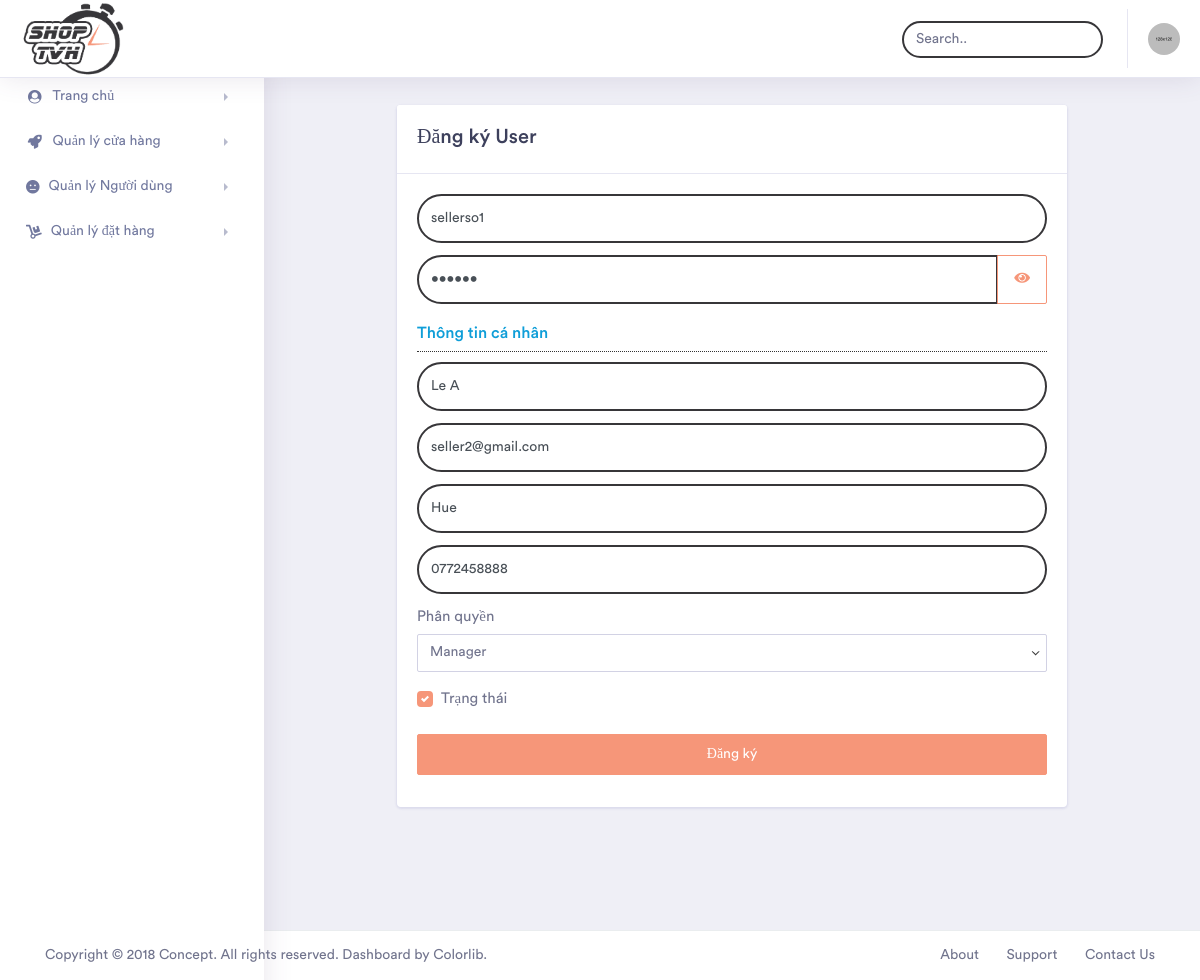
The app's page /admin/index.php?module=edituser&id=3 (signed in) with its own data.
### tables this page shows
CREATE TABLE `member` (
  `MemberID` int(11) NOT NULL,
  `Username` varchar(50) NOT NULL,
  `Password` varchar(50) NOT NULL,
  `Fullname` varchar(255) DEFAULT NULL,
  `Email` varchar(255) DEFAULT NULL,
  `Phone` varchar(20) DEFAULT NULL,
  `Address` varchar(255) DEFAULT NULL,
  `CreateDate` datetime DEFAULT NULL,
  `RoleID` int(11) NOT NULL,
  `Status` bit(1) NOT NULL
);

### admin/modules/edituser.php (the view, shortened to what this page needs)
<?php
$sqlSelectCat = "Select * from role where RoleID > 1";
$resultCat = mysqli_query($conn, $sqlSelectCat) or die("Lỗi truy vấn");
if(isset($_GET["module"])&&isset($_GET["id"])){
    $id = $_GET["id"];
    $sqlGetid = "SELECT * FROM member where MemberID = ".$id;
    $result = mysqli_query($conn,$sqlGetid);
    $row = mysqli_fetch_row($result);
    $roleid = $row[8];
    $username = $row[1];
    $password = $row[2];
    $fullname = $row[3];
    $email = $row[4];
    $phone = $row[5];
    $address = $row[6];
}
?>
<div class="container-fluid  dashboard-content">
    <div class="row">
<form class="splash-container" method="post" style=" max-width: 700px;">
        <div class="card">
            <div class="card-header">
                <h3 class="mb-1">Đăng ký User</h3>
            </div>
            <div class="card-body">
                <div class="form-group">
                    <input class="form-control form-control-lg" type="text" name="Username" value="<?php echo $username; ?>" required="" placeholder="Tên đăng nhập" autocomplete="off">
                </div>
                <div class="form-group input-group mb-3">
                    <input class="form-control form-control-lg" id="ipnPassword" name="Password" type="password" value="<?php echo $password; ?>" required="" placeholder="Nhập mật khẩu">
                    <div class="input-group-append">
                             <button class="btn btn-outline-primary" type="button" id="btnPassword">
                            <span class="fas fa-eye"></span>
                            </button>
                    </div>
                </div>
               <h4 style="color: #0f9ed8;border-bottom: 1px dotted #333;padding-bottom: 5px; margin-bottom: 10px;">Thông tin cá nhân</h4>
               <div class="form-group">
                    <input class="form-control form-control-lg" type="text" required="" value="<?php echo $fullname; ?>" placeholder="Họ tên đầy đủ" autocomplete="off" name="Fullname" id="Fullname">
                </div>
                <div class="form-group">
                    <input class="form-control form-control-lg" type="email" value="<?php echo $email; ?>" required="" placeholder="Nhập địa chỉ email" autocomplete="off" name="Email" id="Email">
                </div>
                <div class="form-group">
                    <input class="form-control form-control-lg" type="text"  required="" value="<?php echo $address; ?>" placeholder="Địa chỉ" autocomplete="off" name="Address" id="Address">
                </div>
                <div class="form-group">
                    <input class="form-control form-control-lg" type="text"  required="" placeholder="Điện thoại" value="<?php echo $phone; ?>" autocomplete="off" name="Phone" id="Phone">
                </div>
                <div class="form-group">
                            <label for="RoleID">Phân quyền</label>
                            <select name="RoleID" id="RoleID" class="form-control">
                                <?php while ($rowcat = mysqli_fetch_assoc($resultCat)){
                                    $selected = "";
                                        if ($roleid == $rowcat["RoleID"]) {
                                            $selected = "selected";
                                        }
                                    ?>
                                <option <?php echo $selected; ?> value="<?php echo $rowcat["RoleID"]?>"><?php echo  $rowcat["RoleName"]?>
                                </option>
                                <?php }?>
                            </select>
                        </div>
                <div class="form-group">
                                <label class="be-checkbox custom-control custom-checkbox">
                                    <span class="custom-control-label">Trạng thái</span>
                                </label>
                </div>
                <div class="form-group pt-2">
                    <button class="btn btn-block btn-primary" name="addnew" type="submit">Đăng ký</button>
                </div>
        </div>
    </form>
</div>
</div>

### records on screen
member: Username "sellerso1", Fullname "Le A", Email "seller2@gmail.com", Address "Hue", Phone "0772458888"

### other values on screen
form field RoleID "Manager"
